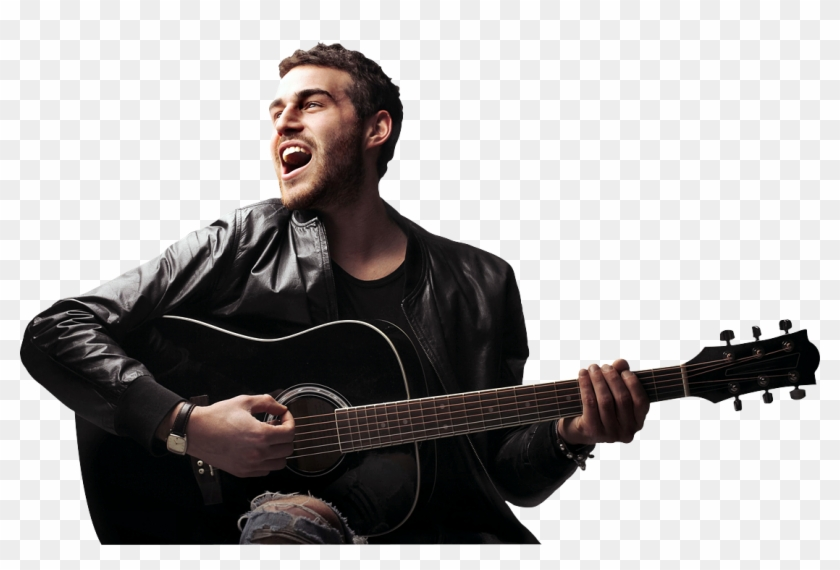
#> input picture pictures/59-596811_playing-guitar-png-composer-clipart.png, 840 x 570 px; its folder holds only this picture in this run
$ python rotate_crop_tests.py   (older library calls are emulated)
#> lines starting #> are read from the running program, lines starting #| are printed output that depends on the picture; after the words box and inside, x2 and y2 are one past the last pixel; in counts of white or black regions, pixels touching at a corner belong together
### image.py
import numpy as np
from matplotlib import pyplot as plt
import cv2
#from skimage import io
#from skimage import color
import matplotlib.pyplot as plt


class Image:

    """
    This Image object was made at the beginning to simplify the code by packaging every common
    image processing treatment in a single object
    """
    def __init__(self, path=None, img=None):
        if img is None:
            self.image = cv2.imread(path)
#> self.image is the input picture: shape (570, 840, 3); mean B, G, R 166.6, 167.2, 169.7
        elif path is None:
            self.image = img
        else:
            print("")
        self.gray = cv2.cvtColor(self.image, cv2.COLOR_BGR2GRAY)
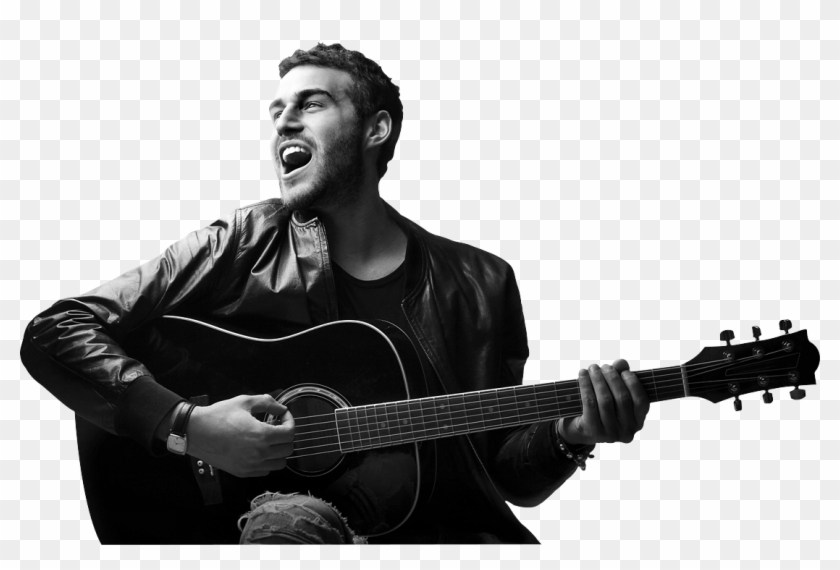
#> self.gray: shape (570, 840); min 0, max 255, mean 167.9
#> in resize_image, `height = len(img)`: height = 570
#> in resize_image, `width = len(img[0])`: width = 840

    def __str__(self):
        return self.image

    def set_image(self, img):
        self.image = img

    def set_gray(self, grayscale):
        self.gray = grayscale

    # [14 lines left out: functions print_cv2, print_plt, not called in this run]

    def edges_canny(self, min_val=100, max_val=200, aperture=3):
        return cv2.Canny(self.gray, min_val, max_val, aperture)

    def edges_laplacian(self, ksize=3):
        return cv2.Laplacian(self.gray, cv2.CV_8U, ksize)

    def edges_sobelx(self, ksize=3):
        return cv2.Sobel(self.gray, cv2.CV_8U, 1, 0, ksize)

    def edges_sobely(self, ksize=3):
#> called with ksize = 3
        return cv2.Sobel(self.gray, cv2.CV_8U, 0, 1, ksize)
#> in threshold, `I[I > s] = 255`:
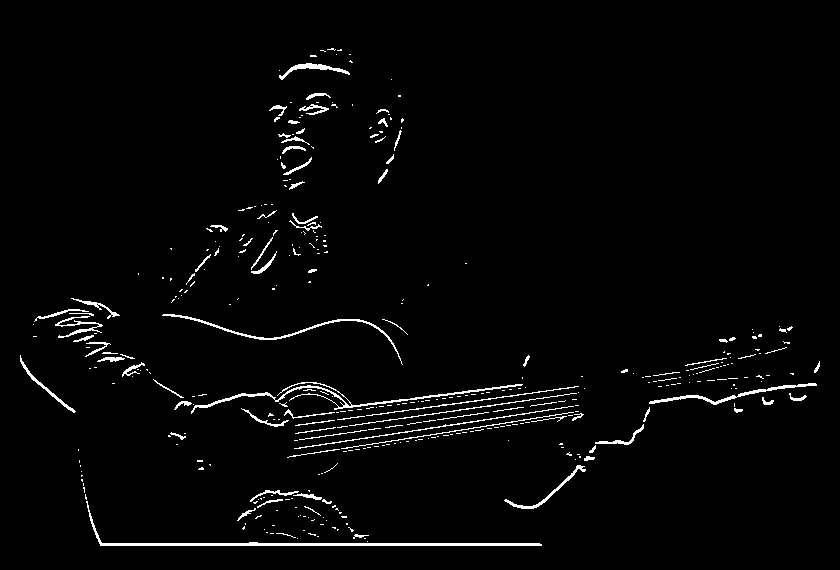
#> I: shape (570, 840); 2.3% white in thin lines or dots, all inside (x1, y1, x2, y2) = (20, 48, 820, 546)

    def lines_hough_transform(self, edges, min_line_length, max_line_gap, threshold=15):
#> called with min_line_length = 50, max_line_gap = 50, threshold = 15
        lines = cv2.HoughLinesP(edges, 1, np.pi / 180, threshold, min_line_length, max_line_gap)
#> lines = [[100, 545, 541, 545], [100, 544, 541, 544], [99, 543, 539, 543], [410, 409, 494, 398], [486, 419, 573, 406], [334, 408, 492, 389], [367, 444, 511, 422], [348, 440, 410, 431], [466, 408, 535, 399]]
        return lines

### rotate_crop.py
from image import Image
from functions import *
from statistics import median
from math import inf


def rotate_neck_picture(image):
    """
    Rotating the picture so that the neck of the guitar is horizontal. We use Hough transform to detect lines
    and calculating the slopes of all lines, we rotate it according to the median slope.
    Hopefully, most lines detected will be strings or neck lines so the median slope is the slope of the neck
    An image with lots of noise and different lines will result in poor results.
    :param image: an Image object
    :return rotated_neck_picture: an Image object rotated according to the angle of the median slope detected in param image
    """
    image_to_rotate = image.image

    edges = image.edges_sobely()
    edges = threshold(edges, 127)

    lines = image.lines_hough_transform(edges, 50, 50)  # TODO: Calibrate params automatically
    slopes = []

    for line in lines:
        for x1, y1, x2, y2 in line:
            slopes.append(abs((y2 - y1) / (x2 - x1)))
#> this loop made 9 passes
#> after the loop, slopes = [0, 0, 0, 0.131, 0.149, 0.12, 0.153, 0.145, 0.13]

    median_slope = median(slopes)
#> median_slope = 0.13
    angle = median_slope * 45
#> angle = 5.87
    rotate
    return Image(img=rotate(image_to_rotate, -angle))
#> in rotate, `M = cv2.getRotationMatrix2D(center, angle, scale)`: M = [[0.995, -0.102, 31.35], [0.102, 0.995, -41.46]]
#> in rotate, `rotated = cv2.warpAffine(image, M, (w, h))`:
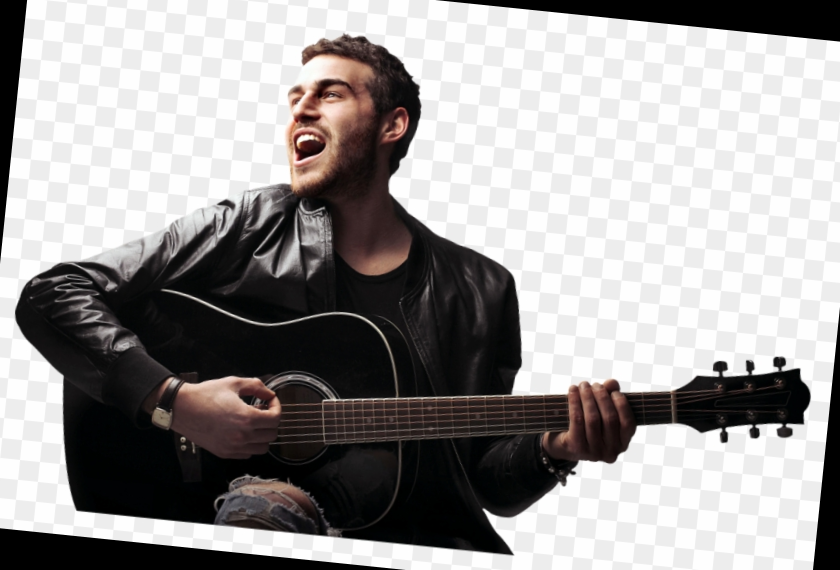
#> rotated: shape (570, 840, 3); mean B, G, R 154.3, 154.9, 157.4


def crop_neck_picture(image):
    """
    Cropping the picture so we only work on the region of interest (i.e. the neck)
    We're looking for a very dense region where we detect horizontal line
    Currently, we identify it by looking at parts where there are more than two lines at the same y (height)
    :param image: an Image object of the neck (rotated horizontally if necessary)
    :return cropped_neck_picture: an Image object cropped around the neck
    """
    image_to_crop = image.image

    edges = image.edges_sobely()
#> call 2 of edges_sobely, with ksize = 3
#> in edges_sobely (call 2), `return cv2.Sobel(self.gray, cv2.CV_8U, 0, 1, ksize)`:
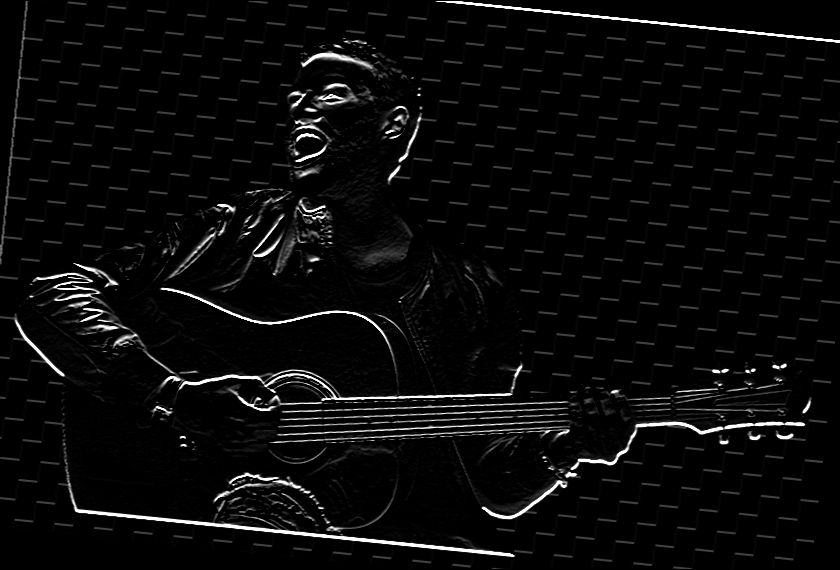
#> returned value: shape (570, 840); min 0, max 255, mean 10.4
    edges = threshold(edges, 127)
#> call 2 of threshold, with s = 127
#> in threshold (call 2), `I[I > s] = 255`:
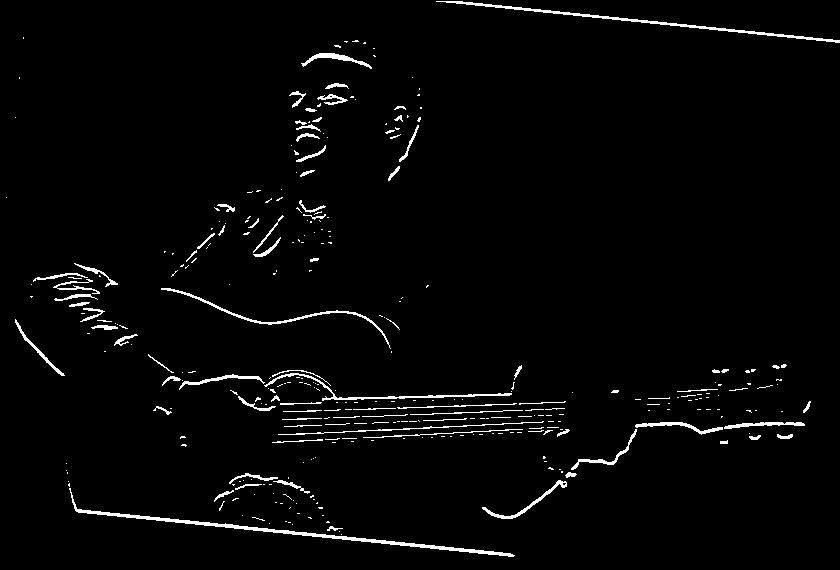
#> I: shape (570, 840); 2.5% white in thin lines or dots


    lines = image.lines_hough_transform(edges, 50, 50)  # TODO: Calibrate params automatically
#> lines = [[76, 511, 183, 522], [180, 520, 514, 555], [452, 1, 839, 41], [333, 537, 513, 556], [407, 397, 511, 394], [438, 1, 532, 10], [181, 521, 270, 531], [408, 428, 460, 426], [335, 398, 387, 397], [471, 431, 522, 429]]
    y = []

    for line in lines:
        for x1, y1, x2, y2 in line:
            y.append(y1)
            y.append(y2)
#> this loop made 10 passes
#> after the loop, y = [511, 522, 520, 555, 1, 41, 537, 556, 397, 394, 1, 10, 521, 531, 428, 426, 398, 397, 431, 429]

    y_sort = list(sorted(y))
#> y_sort = [1, 1, 10, 41, 394, 397, 397, 398, 426, 428, 429, 431, 511, 520, 521, 522, 531, 537, 555, 556]
    y_differences = [0]

    first_y = 0
    last_y = inf

    for i in range(len(y_sort) - 1):
        y_differences.append(y_sort[i + 1] - y_sort[i])
#> this loop made 19 passes
#> after the loop, y_differences = [0, 0, 9, 31, 353, 3, 0, 1, 28, 2, 1, 2, 80, 9, 1, 1, 9, 6, 18, 1]
    for i in range(len(y_differences) - 1):
        if y_differences[i] == 0:
            last_y = y_sort[i]
            if i > 3 and first_y == 0:
                first_y = y_sort[i]
#> this loop made 19 passes
#> (last_y, first_y) on pass 7: (397, 397)
#> last_y on passes 1 to 2: 1, 1
#> after the loop, first_y = 397

    return Image(img=image_to_crop[first_y -50:last_y +50])
#> in __init__ (call 5), `self.image = img`:
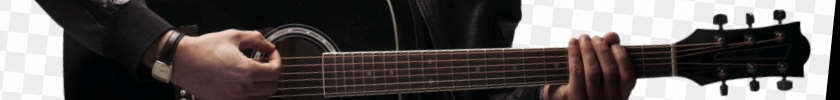
#> self.image: shape (100, 840, 3); mean of channels 0, 1, 2 86.8, 88.1, 93.8; drawn as B, G, R
#> in __init__ (call 5), `self.gray = cv2.cvtColor(self.image, cv2.COLOR_BGR2GRAY)`:
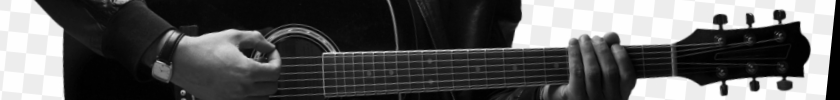
#> self.gray: shape (100, 840); min 0, max 255, mean 89.6


def resize_image(img):
    """
    Recursive function to resize image if definition is too elevated
    :param img: an image as defined in OpenCV
    :return: an image as defined in OpenCV
    """
    height = len(img)
    width = len(img[0])
    if height >= 1080 or width >= 1920:
        resized_image = cv2.resize(img, (int(width * 0.8), int(height * 0.8)))
        return resize_image(resized_image)
    else:
        return img


# [2 lines that do not run on import are left out]

### functions.py
import cv2


def threshold(img, s):
    I = img
    I[I <= s] = 0
    I[I > s] = 255
    return I


def rotate(image, angle, center=None, scale=1.0):
    (h, w) = image.shape[:2]

    if center is None:
        center = (w / 2, h / 2)

    # Perform the rotation
    M = cv2.getRotationMatrix2D(center, angle, scale)
    rotated = cv2.warpAffine(image, M, (w, h))

    return rotated


# [9 lines left out: function remove_duplicates, not called in this run]

### rotate_crop_tests.py
import os
import time
import cv2
from matplotlib import pyplot as plt
from image import Image
from rotate_crop import rotate_neck_picture, crop_neck_picture, resize_image

output_directory = './output_chords'

def create_directory():
    if os.path.exists(output_directory):
        print('Using existing output folder')
    else:
        try:
            os.mkdir(output_directory)
            print('creating output directory')
        except OSError as error:
            print(error)

create_directory()
i = 1
plt.figure(1)
cropped_images = []
for filename in os.listdir("./pictures/"):
    print("File found: " + filename + " - Processing...")
    start_time = time.time()
    path = "./pictures/" + filename

    chord_image = Image(path=path)
    resized = resize_image(chord_image.image)
    new = Image(img=resized)
    new = Image(path=path)
    rotated_image = rotate_neck_picture(new)
    cropped_image = crop_neck_picture(rotated_image)

    # [7 lines of commented-out code are left out]

    cv2.imwrite('output_chords/'+'cropped_image_' + filename, cropped_image.image)
    print("Done - Time elapsed: %s seconds" % round(time.time() - start_time, 2))

#plt.show()
